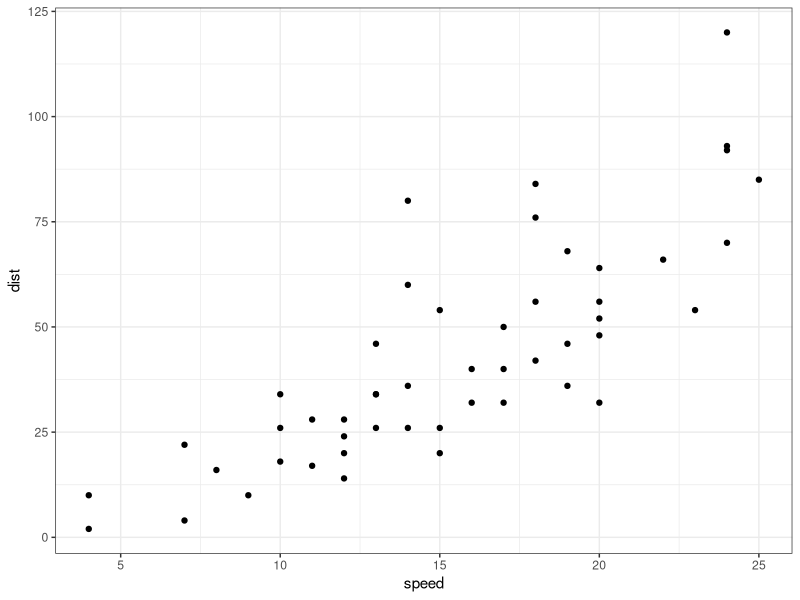
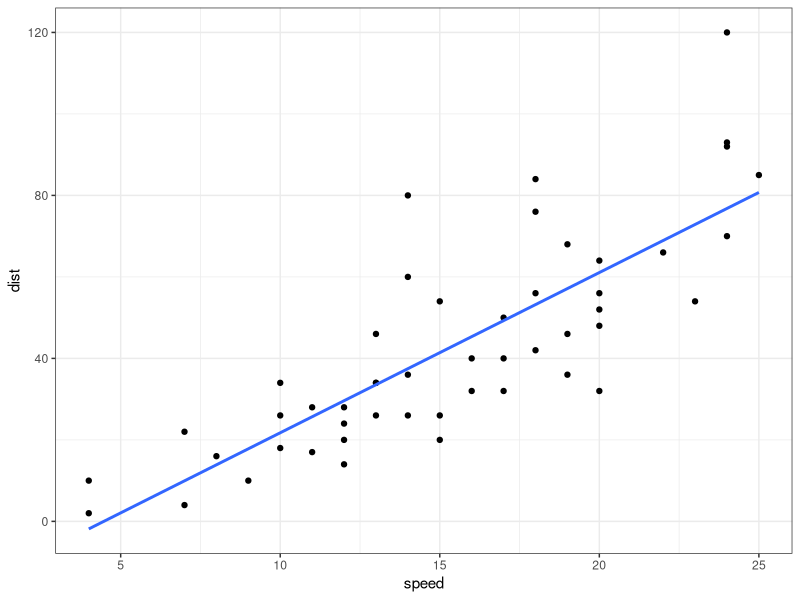
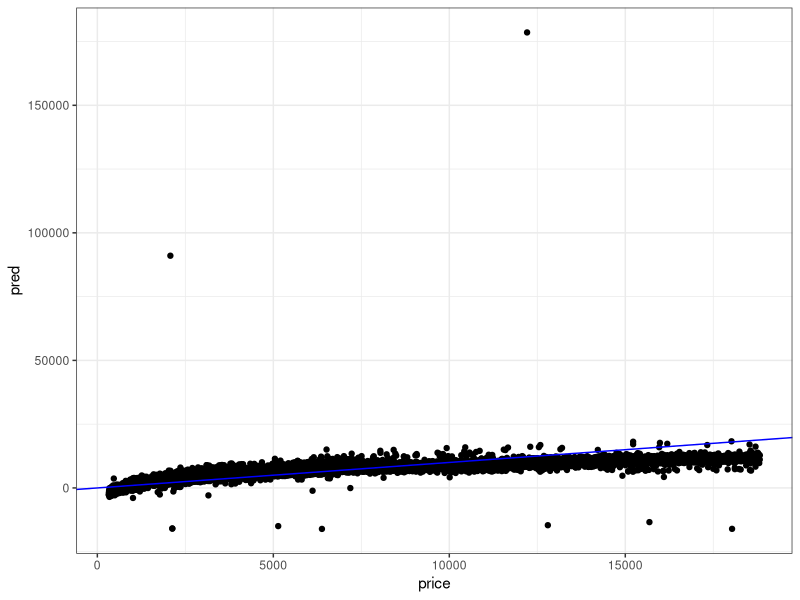
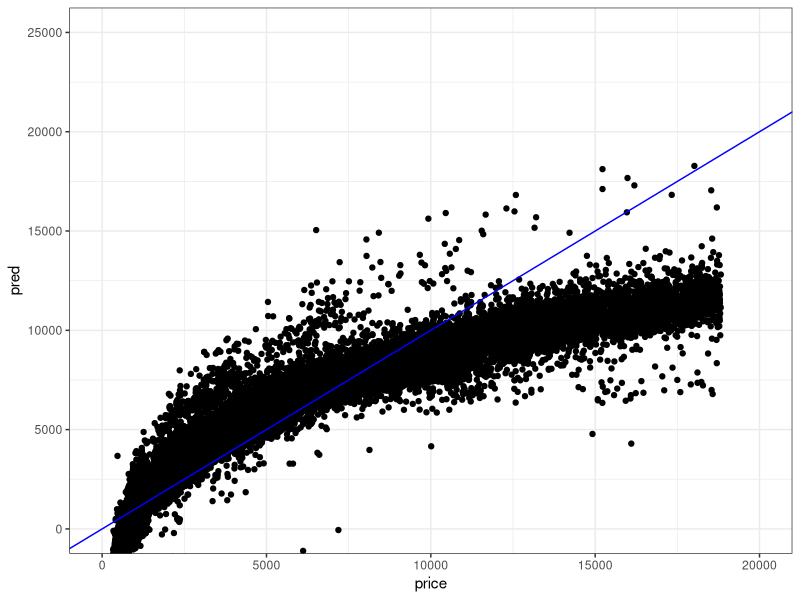
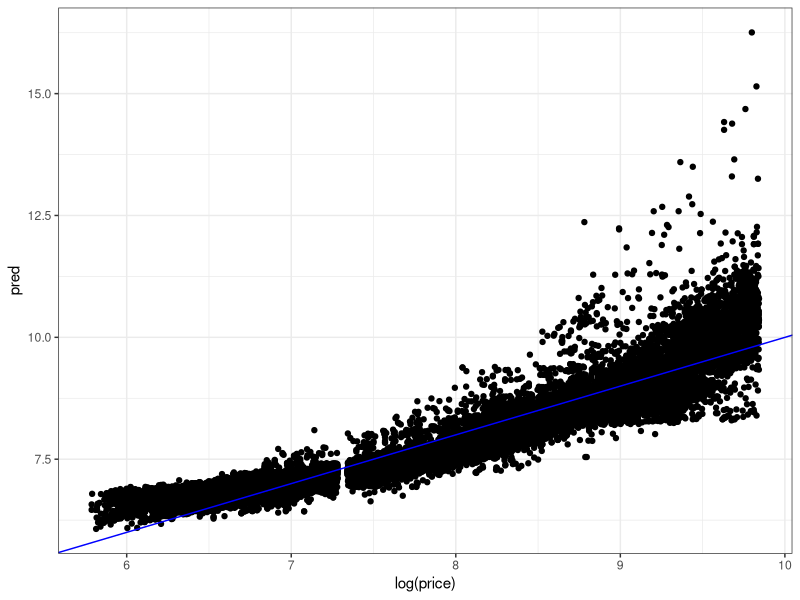
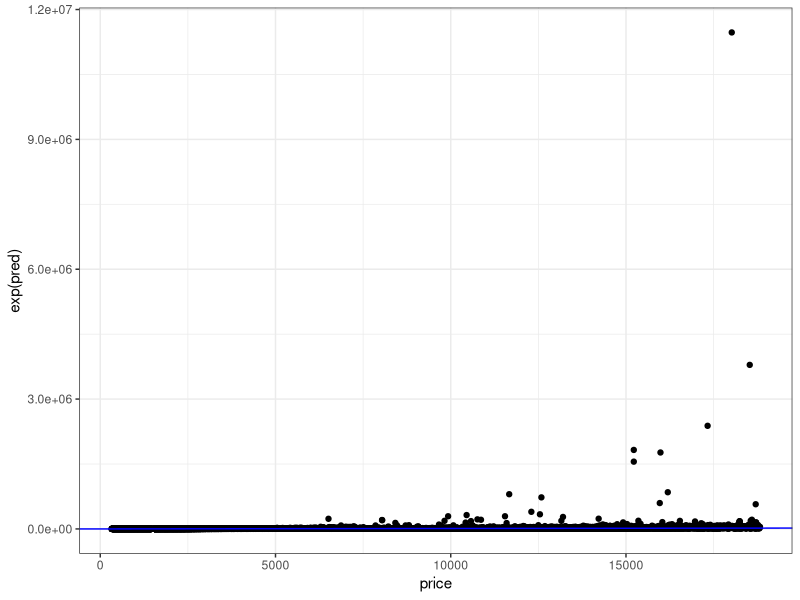

Write R code to recreate these figures, in order.
## ---- chunk 1
library(tidyverse)

# install.packages("recipes")
# install.packages("caret")

library(recipes)
library(caret)
## ---- chunk 2
# dados ----------------------------
cars
help(cars)
## ---- chunk 3
ggplot(cars, aes(speed, dist)) +
  geom_point() +
  theme_bw()
## ---- chunk 4
ggplot(cars, aes(speed, dist)) +
  geom_point() +
  geom_smooth(method = "lm", se = FALSE) +
  theme_bw()
## ---- chunk 5
ajuste <- lm(dist ~ speed, cars)
summary(ajuste)
## ---- chunk 6
novas_obs <- data.frame(speed = seq(5, 25, by = 5))
predict(ajuste, novas_obs)
## ---- chunk 7
knitr::include_graphics("https://raw.githubusercontent.com/tidymodels/recipes/master/recipes_hex_thumb.png")
## ---- chunk 8
diamantes <- ggplot2::diamonds
glimpse(diamantes)

# Vamos transformar as variáveis ordinais em categóricas

diamantes <- diamantes %>%
  mutate(
    cut = as.character(cut),
    color = as.character(color),
    clarity = as.character(clarity)
  )
## ---- chunk 9
receita <- recipe(price ~ ., data = diamantes) %>%
  step_dummy(all_nominal()) %>%
  step_nzv(all_predictors()) %>%
  step_corr(all_predictors())

prep <- prep(receita, diamantes)

base_treino <- bake(prep, diamantes)

ajuste <- lm(price ~ ., base_treino)
summary(ajuste)
## ---- chunk 10
set.seed(20032019)

modelo <- train(
  receita, 
  diamantes, 
  method = "lm",
  trControl = trainControl(method = "cv", number = 5)
)

modelo

# Para acessar o modelo final
summary(modelo$finalModel)

# Função para avaliar a "importância" de cada preditor
varImp(modelo)
## ---- chunk 11
# Valores obs vs pred
diamantes %>% 
  mutate(pred = predict(modelo, diamantes)) %>% 
  ggplot(aes(y = pred, x = price)) +
  geom_point() +
  geom_abline(intercept = 0, slope = 1, color = "blue") +
  theme_bw()

diamantes %>% 
  mutate(pred = predict(modelo, diamantes)) %>% 
  ggplot(aes(y = pred, x = price)) +
  geom_point() +
  geom_abline(intercept = 0, slope = 1, color = "blue") +
  theme_bw() +
  coord_cartesian(x = c(0, 20000), ylim = c(0, 25000))

diamantes %>% 
  mutate(pred = predict(modelo, diamantes)) %>% 
  arrange(desc(pred)) %>% 
  View()
## ---- chunk 12
diamantes <- diamantes %>% 
  mutate(
    depth2 = round(2 * z / (x + y), 3)*100, 
    teste = near(depth, depth2, tol = 1)
  ) %>% 
  filter(teste == TRUE) %>% 
  select(-depth2, -teste)

receita <- recipe(price ~ . , data = diamantes) %>%
  step_dummy(all_nominal(), -all_outcomes()) %>%
  step_nzv(all_predictors()) %>%
  step_corr(all_predictors()) %>%
  step_log(all_outcomes())

modelo <- train(
  receita, 
  diamantes, 
  method = "lm", 
  trControl = trainControl(method = "cv", number = 5)
)

modelo
## ---- chunk 13
# Valores obs vs pred 
diamantes %>% 
  mutate(pred = predict(modelo, diamantes)) %>% 
  ggplot(aes(y = pred, x = log(price))) +
  geom_point() +
  geom_abline(intercept = 0, slope = 1, color = "blue") +
  theme_bw()

# Valores obs vs pred 
diamantes %>% 
  mutate(pred = predict(modelo, diamantes)) %>% 
  ggplot(aes(y = exp(pred), x = price)) +
  geom_point() +
  geom_abline(intercept = 0, slope = 1, color = "blue") +
  theme_bw()

